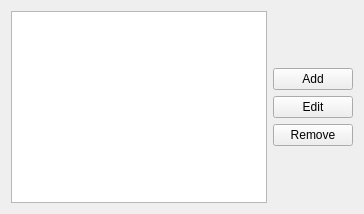
     <widget class="QWidget" name="tab_4">
      <attribute name="title">
       <string>New Email</string>
      </attribute>
      <layout class="QVBoxLayout" name="verticalLayout_8">
       <item>
        <layout class="QHBoxLayout" name="horizontalLayout_7">
         <item>
          <widget class="QTreeView" name="treeNewEmails">
           <property name="enabled">
            <bool>true</bool>
           </property>
           <property name="rootIsDecorated">
            <bool>false</bool>
           </property>
           <property name="itemsExpandable">
            <bool>false</bool>
           </property>
           <property name="expandsOnDoubleClick">
            <bool>false</bool>
           </property>
          </widget>
         </item>
         <item>
          <layout class="QVBoxLayout" name="verticalLayout_7">
           <item>
            <spacer name="verticalSpacer_7">
             <property name="orientation">
              <enum>Qt::Orientation::Vertical</enum>
             </property>
             <property name="sizeHint" stdset="0">
              <size>
               <width>20</width>
               <height>40</height>
              </size>
             </property>
            </spacer>
           </item>
           <item>
            <widget class="QPushButton" name="btnNewEmailAdd">
             <property name="enabled">
              <bool>true</bool>
             </property>
             <property name="text">
              <string>Add</string>
             </property>
            </widget>
           </item>
           <item>
            <widget class="QPushButton" name="btnNewEmailEdit">
             <property name="enabled">
              <bool>true</bool>
             </property>
             <property name="text">
              <string>Edit</string>
             </property>
            </widget>
           </item>
           <item>
            <widget class="QPushButton" name="btnNewEmailDelete">
             <property name="enabled">
              <bool>true</bool>
             </property>
             <property name="text">
              <string>Remove</string>
             </property>
            </widget>
           </item>
           <item>
            <spacer name="verticalSpacer_6">
             <property name="orientation">
              <enum>Qt::Orientation::Vertical</enum>
             </property>
             <property name="sizeHint" stdset="0">
              <size>
               <width>20</width>
               <height>40</height>
              </size>
             </property>
            </spacer>
           </item>
          </layout>
         </item>
        </layout>
       </item>
      </layout>
     </widget>
